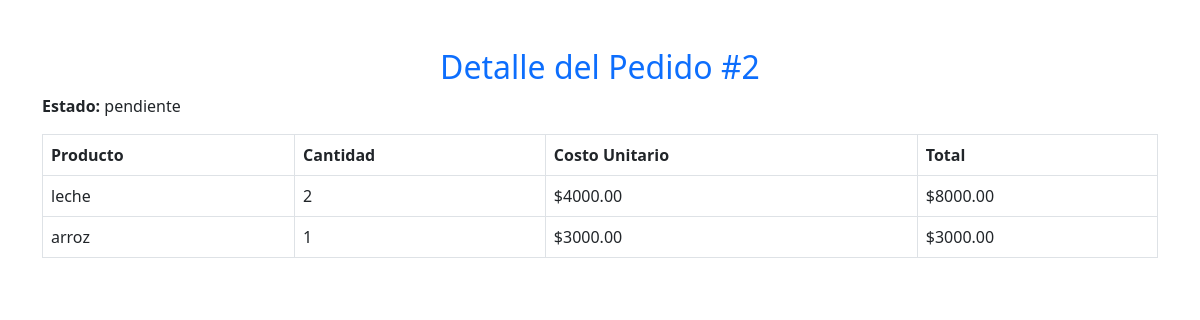
The app's page /administrador/detalle_pedido.php?id=2 with its own data.
### tables this page shows
CREATE TABLE `pedido` (
  `idPedido` int(11) NOT NULL,
  `idUsuario` int(11) NOT NULL,
  `fechaPedido` date DEFAULT NULL,
  `fechaEnvio` date DEFAULT NULL,
  `estado` varchar(45) DEFAULT NULL
);

CREATE TABLE `detallepedido` (
  `idPedido` int(11) NOT NULL,
  `idProducto` int(11) NOT NULL,
  `cantidad` int(11) DEFAULT NULL,
  `costoUnitario` decimal(10,2) DEFAULT NULL,
  `total` decimal(10,2) DEFAULT NULL
);

CREATE TABLE `producto` (
  `idProducto` int(11) NOT NULL,
  `nombre` varchar(45) NOT NULL,
  `precio` decimal(10,2) NOT NULL,
  `descripcion` text DEFAULT NULL,
  `stock` int(45) DEFAULT NULL,
  `categoria` varchar(45) DEFAULT NULL,
  `imagen` varchar(250) DEFAULT NULL,
  `idCategoria` int(11) DEFAULT NULL
);

### administrador/detalle_pedido.php (the view, shortened to what this page needs)
<?php
include('db.php');
$id = $_GET['id'] ?? null;
$stmt = $pdo->prepare("SELECT * FROM pedido WHERE idPedido = ?");
$stmt->execute([$id]);
$pedido = $stmt->fetch(PDO::FETCH_ASSOC);
$stmt = $pdo->prepare("
  SELECT d.*, p.nombre
  FROM detallepedido d
  JOIN producto p ON d.idProducto = p.idProducto
  WHERE d.idPedido = ?");
$stmt->execute([$id]);
$items = $stmt->fetchAll(PDO::FETCH_ASSOC);
?>
<!DOCTYPE html>
<html>
<head>
  <link href="https://cdn.jsdelivr.net/npm/bootstrap@5.3.0/dist/css/bootstrap.min.css" rel="stylesheet">
</head>
<body class="container mt-5">
  <h2 class="text-center text-primary">Detalle del Pedido #<?= $id ?></h2>
  <p><strong>Estado:</strong> <?= $pedido['estado'] ?></p>
  <table class="table table-bordered">
    <thead><tr><th>Producto</th><th>Cantidad</th><th>Costo Unitario</th><th>Total</th></tr></thead>
    <tbody>
      <?php foreach ($items as $item): ?>
        <tr>
          <td><?= htmlspecialchars($item['nombre']) ?></td>
          <td><?= $item['cantidad'] ?></td>
          <td>$<?= $item['costoUnitario'] ?></td>
          <td>$<?= $item['total'] ?></td>
        </tr>
      <?php endforeach; ?>
    </tbody>
  </table>
</body>
</html>

### records on screen
pedido: estado "pendiente"
detallepedido: idProducto.nombre "leche", cantidad "2", costoUnitario "4000.00", total "8000.00"
detallepedido: idProducto.nombre "arroz", cantidad "1", costoUnitario "3000.00", total "3000.00"

### other values on screen
$id "2"
